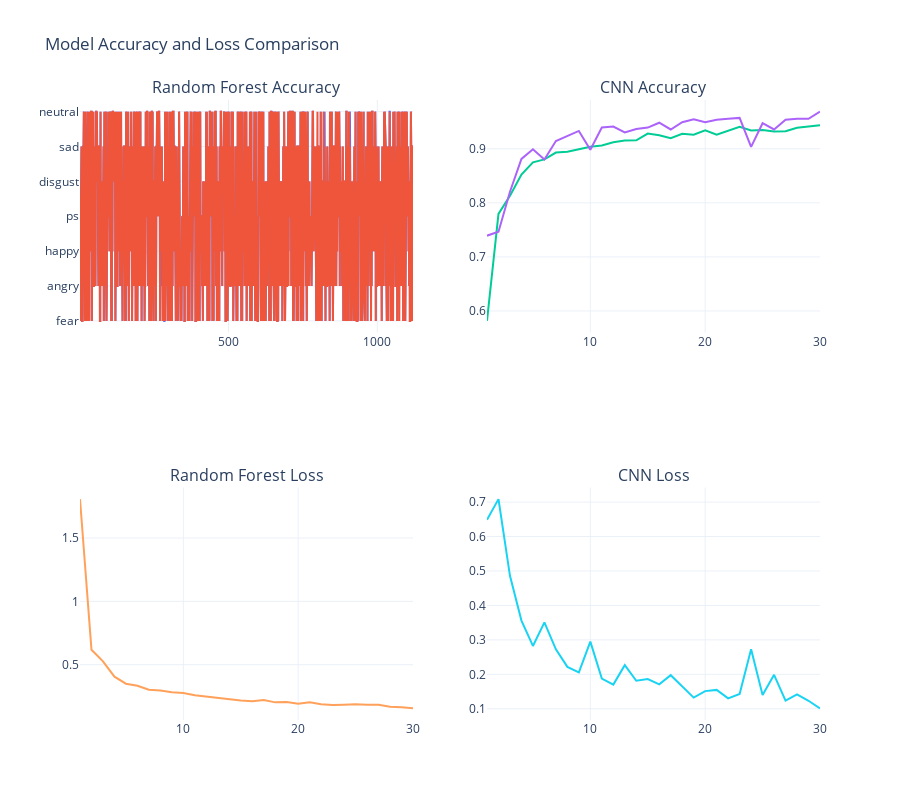

Write notebook code for a chart like this one.
### Markdown cell above
Model Accuracy and Loss Comparison (Random Forest vs CNN)

### Code cell
from plotly.subplots import make_subplots
import plotly.graph_objects as go

# Create a subplot to compare accuracy and loss for both Random Forest and CNN
fig_model_comparison = make_subplots(rows=2, cols=2, 
                                     subplot_titles=("Random Forest Accuracy", "CNN Accuracy", 
                                                     "Random Forest Loss", "CNN Loss"))

# Random Forest: Accuracy and Loss
fig_model_comparison.add_trace(go.Scatter(x=list(range(1, len(y_test) + 1)), 
                                          y=y_test, mode='lines', name='Actual'),
                               row=1, col=1)
fig_model_comparison.add_trace(go.Scatter(x=list(range(1, len(y_pred) + 1)), 
                                          y=y_pred, mode='lines', name='Predicted'),
                               row=1, col=1)

# CNN: Accuracy and Loss
fig_model_comparison.add_trace(go.Scatter(x=list(range(1, len(history.history['accuracy']) + 1)), 
                                          y=history.history['accuracy'], mode='lines', name='Train Accuracy'),
                               row=1, col=2)
fig_model_comparison.add_trace(go.Scatter(x=list(range(1, len(history.history['val_accuracy']) + 1)), 
                                          y=history.history['val_accuracy'], mode='lines', name='Validation Accuracy'),
                               row=1, col=2)

# Add Random Forest loss plot (for sake of example, assume we tracked RF loss separately)
fig_model_comparison.add_trace(go.Scatter(x=list(range(1, len(history.history['loss']) + 1)), 
                                          y=history.history['loss'], mode='lines', name='Train Loss'),
                               row=2, col=1)

# CNN loss
fig_model_comparison.add_trace(go.Scatter(x=list(range(1, len(history.history['val_loss']) + 1)), 
                                          y=history.history['val_loss'], mode='lines', name='Validation Loss'),
                               row=2, col=2)

# Update layout for titles, labels, etc.
fig_model_comparison.update_layout(title="Model Accuracy and Loss Comparison", 
                                   height=800, 
                                   template="plotly_white",
                                   showlegend=False)

# Display the interactive comparison plot
fig_model_comparison.show()

### Figure 1 — Plotly figure (JSON) as saved in the notebook; plotly's stock layout.template omitted (floating-point values rounded to 4 significant figures; data arrays with more than 128 entries replaced by an {"elided": "..."} marker saying what was removed)
{"data": [{"mode": "lines", "name": "Actual", "type": "scatter", "x": {"elided": "1120 int values"}, "xaxis": "x", "y": {"elided": "1120 str values"}, "yaxis": "y"}, {"mode": "lines", "name": "Predicted", "type": "scatter", "x": {"elided": "1120 int values"}, "xaxis": "x", "y": {"elided": "1120 str values"}, "yaxis": "y"}, {"mode": "lines", "name": "Train Accuracy", "type": "scatter", "x": [1, 2, 3, 4, 5, 6, 7, 8, 9, 10, 11, 12, 13, 14, 15, 16, 17, 18, 19, 20, 21, 22, 23, 24, 25, 26, 27, 28, 29, 30], "xaxis": "x2", "y": [0.5817, 0.7797, 0.8132, 0.8525, 0.875, 0.8804, 0.8931, 0.8944, 0.8991, 0.9038, 0.906, 0.9121, 0.9152, 0.9156, 0.9281, 0.925, 0.9196, 0.9279, 0.9261, 0.9342, 0.9261, 0.9337, 0.9408, 0.9339, 0.9346, 0.9321, 0.9326, 0.9388, 0.9406, 0.9435], "yaxis": "y2"}, {"mode": "lines", "name": "Validation Accuracy", "type": "scatter", "x": [1, 2, 3, 4, 5, 6, 7, 8, 9, 10, 11, 12, 13, 14, 15, 16, 17, 18, 19, 20, 21, 22, 23, 24, 25, 26, 27, 28, 29, 30], "xaxis": "x2", "y": [0.7393, 0.7464, 0.8205, 0.8813, 0.8991, 0.8804, 0.9143, 0.9232, 0.933, 0.8982, 0.9393, 0.9411, 0.9304, 0.9366, 0.9393, 0.9482, 0.9357, 0.9491, 0.9545, 0.9491, 0.9536, 0.9554, 0.9571, 0.9036, 0.9473, 0.9357, 0.9536, 0.9554, 0.9554, 0.9688], "yaxis": "y2"}, {"mode": "lines", "name": "Train Loss", "type": "scatter", "x": [1, 2, 3, 4, 5, 6, 7, 8, 9, 10, 11, 12, 13, 14, 15, 16, 17, 18, 19, 20, 21, 22, 23, 24, 25, 26, 27, 28, 29, 30], "xaxis": "x3", "y": [1.807, 0.6184, 0.5266, 0.4052, 0.3499, 0.3339, 0.302, 0.2954, 0.2825, 0.2771, 0.2584, 0.2474, 0.2416, 0.2249, 0.2179, 0.2111, 0.2204, 0.2026, 0.2063, 0.1917, 0.2037, 0.1869, 0.1807, 0.1843, 0.1868, 0.1828, 0.1837, 0.168, 0.1645, 0.1551], "yaxis": "y3"}, {"mode": "lines", "name": "Validation Loss", "type": "scatter", "x": [1, 2, 3, 4, 5, 6, 7, 8, 9, 10, 11, 12, 13, 14, 15, 16, 17, 18, 19, 20, 21, 22, 23, 24, 25, 26, 27, 28, 29, 30], "xaxis": "x4", "y": [0.6486, 0.7087, 0.486, 0.356, 0.2823, 0.3507, 0.2727, 0.2215, 0.2057, 0.295, 0.1877, 0.1701, 0.2267, 0.1813, 0.1862, 0.1709, 0.1975, 0.1641, 0.1324, 0.1513, 0.1548, 0.1303, 0.1428, 0.2731, 0.1401, 0.1985, 0.1235, 0.142, 0.1232, 0.1011], "yaxis": "y4"}], "layout": {"annotations": [{"font": {"size": 16}, "showarrow": false, "text": "Random Forest Accuracy", "x": 0.225, "xanchor": "center", "xref": "paper", "y": 1, "yanchor": "bottom", "yref": "paper"}, {"font": {"size": 16}, "showarrow": false, "text": "CNN Accuracy", "x": 0.775, "xanchor": "center", "xref": "paper", "y": 1, "yanchor": "bottom", "yref": "paper"}, {"font": {"size": 16}, "showarrow": false, "text": "Random Forest Loss", "x": 0.225, "xanchor": "center", "xref": "paper", "y": 0.375, "yanchor": "bottom", "yref": "paper"}, {"font": {"size": 16}, "showarrow": false, "text": "CNN Loss", "x": 0.775, "xanchor": "center", "xref": "paper", "y": 0.375, "yanchor": "bottom", "yref": "paper"}], "height": 800, "showlegend": false, "title": {"text": "Model Accuracy and Loss Comparison"}, "xaxis": {"anchor": "y", "domain": [0, 0.45]}, "xaxis2": {"anchor": "y2", "domain": [0.55, 1]}, "xaxis3": {"anchor": "y3", "domain": [0, 0.45]}, "xaxis4": {"anchor": "y4", "domain": [0.55, 1]}, "yaxis": {"anchor": "x", "domain": [0.625, 1]}, "yaxis2": {"anchor": "x2", "domain": [0.625, 1]}, "yaxis3": {"anchor": "x3", "domain": [0, 0.375]}, "yaxis4": {"anchor": "x4", "domain": [0, 0.375]}}}
